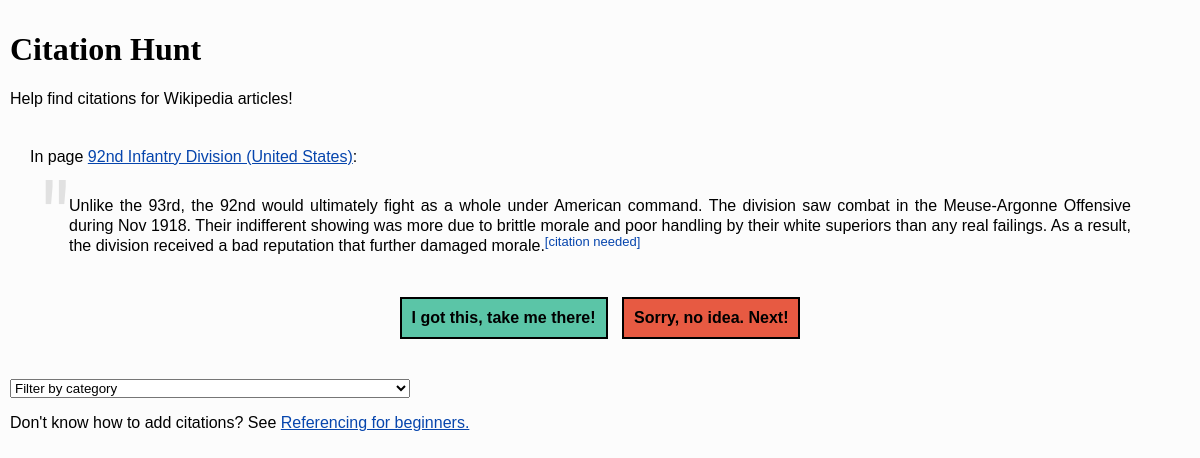
The app's page /?id=b187a18e1e86e5d2 with its own data.
### tables this page shows
CREATE TABLE cn (id TEXT PRIMARY KEY, snippet TEXT, url TEXT, title TEXT);

### app.py (the view)
@app.route('/')
def citation_hunt():
    id = flask.request.args.get('id')
    cat = flask.request.args.get('cat')
    if id is None:
        id = select_random_id(cat)
        return flask.redirect(
            flask.url_for('citation_hunt', id = id, cat = cat))
    s, u, t = select_snippet_by_id(id)
    if (s, u, t) == (None, None, None):
        flask.abort(404)
    return flask.render_template('index.html',
        snippet = s, url = u, title = t,
        categories = get_categories(), current_category = cat)

### app.py (called while the page is built)
def get_db():
    db = getattr(flask.g, '_db', None)
    if db is None:
        db = flask.g._db = chdb.init_db()
    return db

def get_categories():
    categories = getattr(flask.g, '_categories', None)
    if categories is None:
        cursor = get_db().cursor()
        cursor.execute('''
            SELECT id, name FROM cat ORDER BY name;
        ''')
        categories = flask.g._categories = [Category(*row) for row in cursor]
    return categories

def select_snippet_by_id(id):
    cursor = get_db().cursor()
    cursor.execute('''
        SELECT snippet, url, title FROM cn WHERE id = ?;''', (id,))
    ret = cursor.fetchone()
    if ret is None:
        ret = (None, None, None)
    return ret

### chdb.py (called while the page is built)
def init_db():
    db = sqlite3.connect('citationhunt.sqlite3')
    cursor = db.cursor()
    cursor.execute('''
        CREATE TABLE IF NOT EXISTS cn (id TEXT PRIMARY KEY, snippet TEXT, url TEXT, title TEXT)
    ''')
    cursor.execute('''
        CREATE TABLE IF NOT EXISTS cat (name TEXT, id TEXT PRIMARY KEY);
    ''')
    cursor.execute('''
        CREATE TABLE IF NOT EXISTS cn_cat (snippet_id TEXT, cat_id TEXT,
        FOREIGN KEY(snippet_id) REFERENCES cn(id), FOREIGN KEY(cat_id)
        REFERENCES cat(id))''')
    return db

### templates/index.html (shortened to what this page needs)
<!DOCTYPE HTML>
<html lang="en">
  <head>
    <link rel="stylesheet" href="/static/style.css">
  </head>
  <body>
    <h1>Citation Hunt</h1>
    <p id=intro>Help find citations for Wikipedia articles!</h1>
    <p id="preamble">In page <a href={{ url }} target=_blank>{{ title }}</a>:</p>
    <blockquote id="snippet"><div id="quotation">"</div>{{ snippet | safe }}</blockquote>
    <div id="buttons">
      <a href={{ url }} target=_blank><button class="button" id="button-wikilink">I got this, take me there!</button></a>
      <button form="form-category" type="submit" id="button-next" class="button">Sorry, no idea. Next!</button>
    </div>
    <form method="GET" action="/" id="form-category">
      <select name="cat" onchange="this.form.submit()">
        <option value="all">Filter by category</option>
      </select>
    </form>
    <p>Don't know how to add citations? See <a href=https://en.wikipedia.org/wiki/Help:Referencing_for_beginners target=_blank>Referencing for beginners.</a></p>
  </body>
</html>

### static/style.css (style rules this page uses)
body { margin: 0; padding: 10px; font-family: Helvetica, sans-serif; font-size: medium; background-color: #FCFCFC; }
h1 { font-family: Georgia, serif; font-size: xx-large; }
#preamble { margin: 40px 0 0 20px; }
#snippet { position: relative; margin: 30px auto 40px auto; line-height: 20px; text-align: justify; width: 90%; }
#quotation { position: absolute; top: 15px; left: -30px; font-size: 100px; opacity: 0.1; font-family: Fondamento, cursive; }
a { color: #0645AD; }
button { font-size: inherit; }
.citation-needed { font-size: small; position: relative; top: -5px; color: #0645AD; }
#buttons { text-align: center; margin-bottom: 40px; }
.button { margin: 0 5px; padding: 10px; border: 2px solid black; text-decoration: none; color: black; font-weight: bold; }
#button-wikilink { background-color: #5BC5A7; }
#button-next { background-color: #E75A42; }
#form-category { display: inline; }
#form-category select { width: 400px; }

### records on screen
cn: title "92nd Infantry Division (United States)", snippet "Unlike the 93rd, the 92nd would ultimately fight as a whole under American command. The division saw combat in the Meuse-Argonne Offensive during Nov 1918. Their indifferent showing was more due to brittle morale and poor handling by their white superiors than any real failings. As a result, the division received a bad reputation that further damaged morale. [citation needed]"
